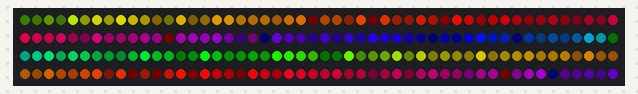
The sketch below on a simulated Arduino Uno, built with avr-gcc and run on an emulated ATmega328P. On the bench: 200 RGB LEDs in strip order, left to right, continuing on the next row. Dim RGB values are drawn brighter than linear; random numbers use the default seed unless the sketch sets one.

Above: at 0.1 s.
At 9.91 s:
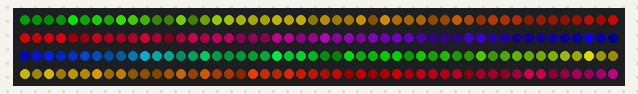
At 19.91 s:
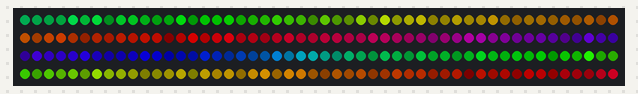
At 29.91 s:
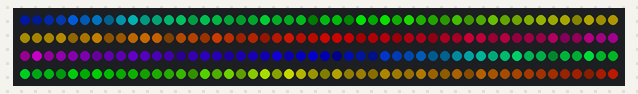
At 34.91 s:
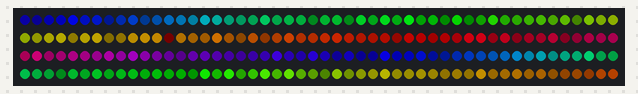
At 39.73 s:
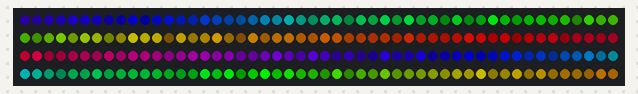

The sketch:

fastled_rainbow_fade.ino
```cpp
#include "FastLED.h"

#define NUM_LEDS 200

#define DATA_PIN 3

CHSV hsvStart[NUM_LEDS];
CHSV hsvGoal[NUM_LEDS];
CRGB leds[NUM_LEDS];

int hueStart, hueGoal, sat, val;
int count;
int fadeSpeed;
int brightnessFadeDir;

void setup()
{
  FastLED.addLeds<WS2811, DATA_PIN, RGB>(leds, NUM_LEDS);
  hueStart = 0;
  hueGoal = 0;
  sat = 255;
  val = 255;
  count = 0;
  fadeSpeed = 500;
  hueStart = random8();
  hueGoal = random8();
  brightnessFadeDir = 1;
  // Generate random hue
  for (int i = 0; i < NUM_LEDS; i++)
  {
//    if (i % 3 == 0)
      hueStart-=2;
    hsvStart[i] = CHSV(hueStart, sat, random8());
    leds[i] = hsvStart[i];
    hsvGoal[i] = CHSV(hueGoal, sat, random8());
  }
}

void loop()
{
  if (count % 20 == 0)
  {
    for (int i = 0; i < NUM_LEDS; i++)
    {
      brightnessFadeDir = hsvGoal[i].val - hsvStart[i].val;
      if (brightnessFadeDir > 0)
      {
        hsvStart[i].val++;
      }
      if (brightnessFadeDir < 0)
      {
        hsvStart[i].val--;
        if (hsvStart[i].val < 0)
          hsvStart[i].val = 0;
      }
      leds[i] = hsvStart[i];
    }
  }

  if (count % 40 == 0)
  {
    for (int i = 0; i < NUM_LEDS; i++)
    {
      hsvStart[i].hue++;
      leds[i] = hsvStart[i];
    }
  }

  if (count % fadeSpeed == 0)
  {
    // Generate random hue
    hueStart = hueGoal;
    hueGoal = random8();
    for (int i = 0; i < NUM_LEDS; i++)
    {
      // hsvStart[i].val = hsvGoal[i].val;
      hsvGoal[i].val = random8();
      // hsvStart[i] = hsvGoal[i];
      // hsvGoal[i] = CHSV(hueStart, sat, 20 + random8(200));
    }

    count = 0;
  }

  FastLED.show();
  delay(1);

  count++;
}
```
